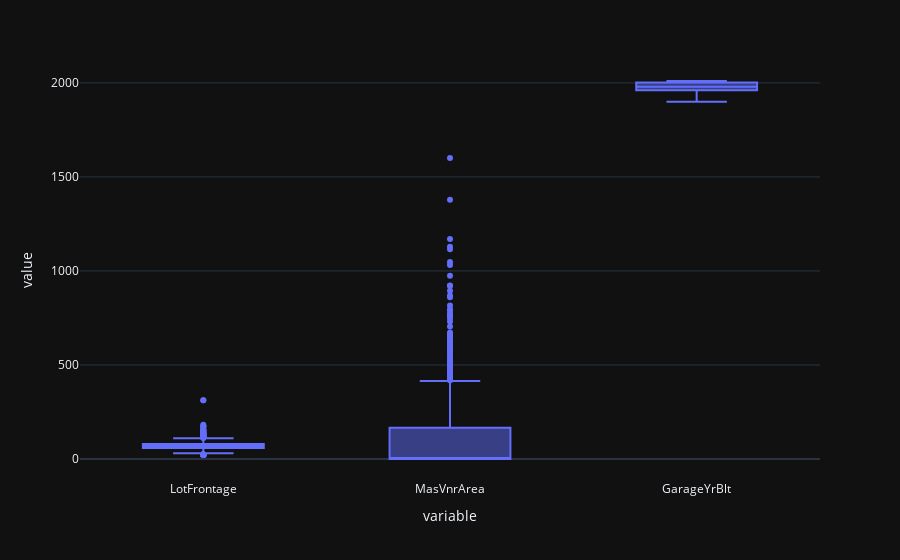

This figure's notebook cell:
### Markdown cell above
# **Imputation**

### Code cell
px.box(train,y = ['LotFrontage','MasVnrArea','GarageYrBlt']).update_layout(template='plotly_dark')

### Figure 1 — Plotly figure (JSON) as saved in the notebook; plotly's stock layout.template omitted (floating-point values rounded to 4 significant figures; data arrays with more than 128 entries replaced by an {"elided": "..."} marker saying what was removed)
{"data": [{"alignmentgroup": "True", "hovertemplate": "variable=%{x}<br>value=%{y}<extra></extra>", "legendgroup": "", "marker": {"color": "#636efa"}, "name": "", "notched": false, "offsetgroup": "", "orientation": "v", "showlegend": false, "type": "box", "x": {"elided": "4380 str values"}, "x0": " ", "xaxis": "x", "y": {"elided": "4380 int values"}, "y0": " ", "yaxis": "y"}], "layout": {"boxmode": "group", "legend": {"tracegroupgap": 0}, "margin": {"t": 60}, "xaxis": {"anchor": "y", "domain": [0, 1], "title": {"text": "variable"}}, "yaxis": {"anchor": "x", "domain": [0, 1], "title": {"text": "value"}}}}
